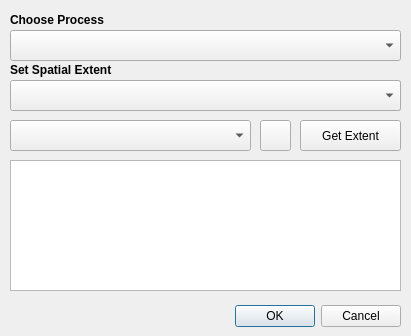
<?xml version="1.0" encoding="UTF-8"?>
<ui version="4.0">
 <class>SpatialDialog</class>
 <widget class="QDialog" name="SpatialDialog">
  <property name="geometry">
   <rect>
    <x>0</x>
    <y>0</y>
    <width>411</width>
    <height>336</height>
   </rect>
  </property>
  <property name="windowTitle">
   <string>Set Spatial Extent</string>
  </property>
  <widget class="QDialogButtonBox" name="buttonBox">
   <property name="geometry">
    <rect>
     <x>60</x>
     <y>300</y>
     <width>341</width>
     <height>32</height>
    </rect>
   </property>
   <property name="orientation">
    <enum>Qt::Horizontal</enum>
   </property>
   <property name="standardButtons">
    <set>QDialogButtonBox::Cancel|QDialogButtonBox::Ok</set>
   </property>
  </widget>
  <widget class="QPushButton" name="getBtn">
   <property name="geometry">
    <rect>
     <x>300</x>
     <y>120</y>
     <width>101</width>
     <height>31</height>
    </rect>
   </property>
   <property name="text">
    <string>Get Extent</string>
   </property>
  </widget>
  <widget class="QComboBox" name="extentBox">
   <property name="geometry">
    <rect>
     <x>10</x>
     <y>80</y>
     <width>391</width>
     <height>31</height>
    </rect>
   </property>
  </widget>
  <widget class="QPushButton" name="reloadBtn">
   <property name="geometry">
    <rect>
     <x>260</x>
     <y>120</y>
     <width>31</width>
     <height>31</height>
    </rect>
   </property>
   <property name="text">
    <string/>
   </property>
   <property name="icon">
    <iconset>
     <normaloff>../../../../../../../../../../../../../../../../.designer/backup/reload_icon.png</normaloff>../../../../../../../../../../../../../../../../.designer/backup/reload_icon.png</iconset>
   </property>
  </widget>
  <widget class="QComboBox" name="layersBox">
   <property name="geometry">
    <rect>
     <x>10</x>
     <y>120</y>
     <width>241</width>
     <height>31</height>
    </rect>
   </property>
  </widget>
  <widget class="QTextEdit" name="processgraphSpatialExtent">
   <property name="geometry">
    <rect>
     <x>10</x>
     <y>160</y>
     <width>391</width>
     <height>131</height>
    </rect>
   </property>
  </widget>
  <widget class="QLabel" name="label_8">
   <property name="geometry">
    <rect>
     <x>10</x>
     <y>60</y>
     <width>391</width>
     <height>20</height>
    </rect>
   </property>
   <property name="text">
    <string>&lt;html&gt;&lt;head/&gt;&lt;body&gt;&lt;p&gt;&lt;span style=&quot; font-weight:600;&quot;&gt;Set Spatial Extent&lt;/span&gt;&lt;/p&gt;&lt;/body&gt;&lt;/html&gt;</string>
   </property>
   <property name="alignment">
    <set>Qt::AlignLeading|Qt::AlignLeft|Qt::AlignVCenter</set>
   </property>
  </widget>
  <widget class="QPushButton" name="drawBtn">
   <property name="geometry">
    <rect>
     <x>300</x>
     <y>80</y>
     <width>101</width>
     <height>31</height>
    </rect>
   </property>
   <property name="text">
    <string>Draw Extent</string>
   </property>
  </widget>
  <widget class="QComboBox" name="comboProcessBox">
   <property name="geometry">
    <rect>
     <x>10</x>
     <y>30</y>
     <width>391</width>
     <height>31</height>
    </rect>
   </property>
  </widget>
  <widget class="QLabel" name="label_12">
   <property name="geometry">
    <rect>
     <x>10</x>
     <y>10</y>
     <width>271</width>
     <height>20</height>
    </rect>
   </property>
   <property name="text">
    <string>&lt;html&gt;&lt;head/&gt;&lt;body&gt;&lt;p&gt;&lt;span style=&quot; font-weight:600;&quot;&gt;Choose Process&lt;/span&gt;&lt;/p&gt;&lt;/body&gt;&lt;/html&gt;</string>
   </property>
   <property name="alignment">
    <set>Qt::AlignLeading|Qt::AlignLeft|Qt::AlignVCenter</set>
   </property>
  </widget>
  <zorder>drawBtn</zorder>
  <zorder>buttonBox</zorder>
  <zorder>getBtn</zorder>
  <zorder>extentBox</zorder>
  <zorder>reloadBtn</zorder>
  <zorder>layersBox</zorder>
  <zorder>processgraphSpatialExtent</zorder>
  <zorder>label_8</zorder>
  <zorder>comboProcessBox</zorder>
  <zorder>label_12</zorder>
 </widget>
 <resources/>
 <connections>
  <connection>
   <sender>buttonBox</sender>
   <signal>accepted()</signal>
   <receiver>SpatialDialog</receiver>
   <slot>accept()</slot>
   <hints>
    <hint type="sourcelabel">
     <x>248</x>
     <y>254</y>
    </hint>
    <hint type="destinationlabel">
     <x>157</x>
     <y>274</y>
    </hint>
   </hints>
  </connection>
  <connection>
   <sender>buttonBox</sender>
   <signal>rejected()</signal>
   <receiver>SpatialDialog</receiver>
   <slot>reject()</slot>
   <hints>
    <hint type="sourcelabel">
     <x>316</x>
     <y>260</y>
    </hint>
    <hint type="destinationlabel">
     <x>286</x>
     <y>274</y>
    </hint>
   </hints>
  </connection>
 </connections>
</ui>
